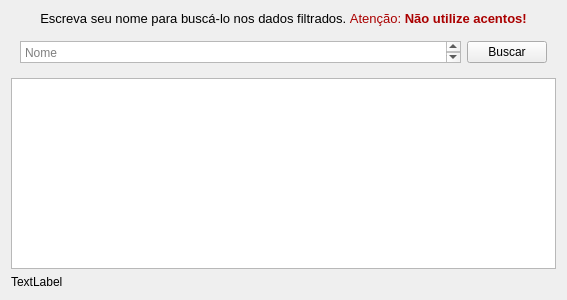
<?xml version="1.0" encoding="UTF-8"?>
<ui version="4.0">
 <class>Form</class>
 <widget class="QWidget" name="Form">
  <property name="geometry">
   <rect>
    <x>0</x>
    <y>0</y>
    <width>567</width>
    <height>300</height>
   </rect>
  </property>
  <property name="windowTitle">
   <string>Form</string>
  </property>
  <layout class="QVBoxLayout" name="verticalLayout">
   <item>
    <widget class="QLabel" name="label">
     <property name="text">
      <string>&lt;html&gt;&lt;head/&gt;&lt;body&gt;&lt;p align=&quot;center&quot;&gt;&lt;span style=&quot; font-size:10pt;&quot;&gt;Escreva seu nome para buscá-lo nos dados filtrados. &lt;/span&gt;&lt;span style=&quot; font-size:10pt; color:#aa0000;&quot;&gt;Atenção: &lt;/span&gt;&lt;span style=&quot; font-size:10pt; font-weight:600; color:#aa0000;&quot;&gt;Não utilize acentos!&lt;/span&gt;&lt;/p&gt;&lt;/body&gt;&lt;/html&gt;</string>
     </property>
    </widget>
   </item>
   <item>
    <widget class="QWidget" name="widget" native="true">
     <property name="maximumSize">
      <size>
       <width>16777215</width>
       <height>40</height>
      </size>
     </property>
     <layout class="QHBoxLayout" name="horizontalLayout">
      <item>
       <widget class="QTextEdit" name="txtNome">
        <property name="maximumSize">
         <size>
          <width>16777215</width>
          <height>25</height>
         </size>
        </property>
        <property name="placeholderText">
         <string>Nome</string>
        </property>
       </widget>
      </item>
      <item>
       <widget class="QPushButton" name="botaoBuscar">
        <property name="text">
         <string>Buscar</string>
        </property>
       </widget>
      </item>
     </layout>
    </widget>
   </item>
   <item>
    <widget class="QTextEdit" name="areaTxt"/>
   </item>
   <item>
    <widget class="QLabel" name="label_filtros">
     <property name="text">
      <string>TextLabel</string>
     </property>
    </widget>
   </item>
  </layout>
 </widget>
 <resources/>
 <connections/>
</ui>
